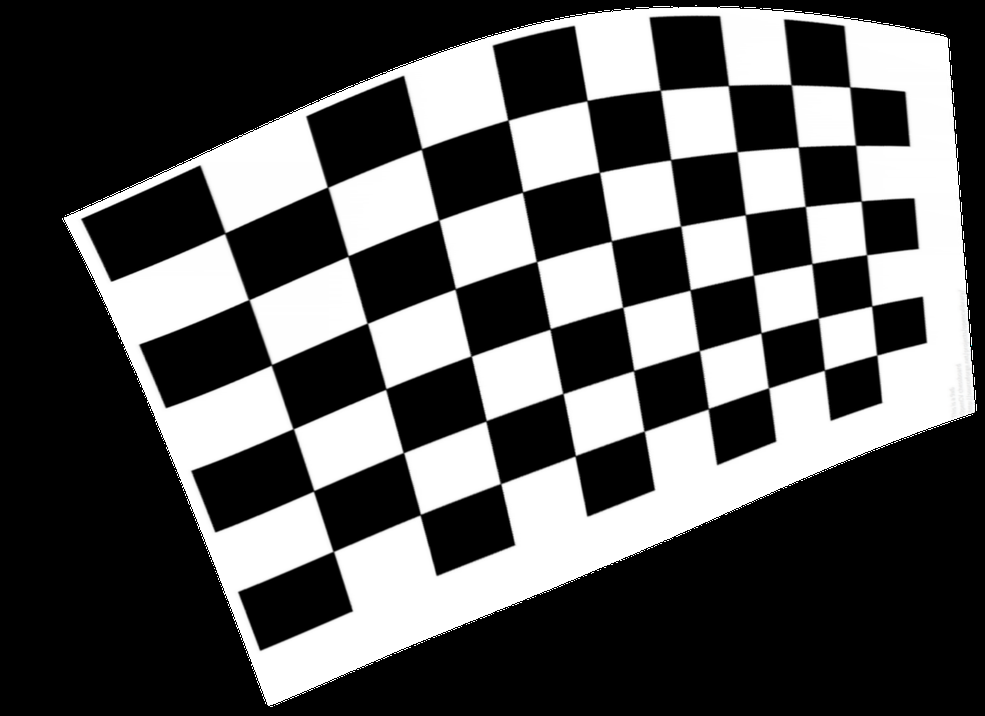
#> input picture chessboard.png, 985 x 716 px, shrunk from 1600 x 1163 before the run
$ jupyter execute 'Harris Corner Detection.ipynb'   (shell and % lines are left out)
#> lines starting #> are read from the running program, lines starting #| are printed output that depends on the picture; after the words box and inside, x2 and y2 are one past the last pixel; in counts of white or black regions, pixels touching at a corner belong together
SIFT/SURF/ORB/STAR/FAST

# Harris Corner Detection

See https://docs.opencv.org/3.2.0/dc/d0d/tutorial_py_features_harris.html for more detail

[cell 1]
import cv2
import numpy as np
import matplotlib.pyplot as plt


filename = 'chessboard.png'


img = cv2.imread(filename)
#> img is the input picture: shape (716, 985, 3); mean B, G, R 87.2, 87.2, 87.2
gray = cv2.cvtColor(img, cv2.COLOR_BGR2GRAY)
gray = np.float32(gray)
dst = cv2.cornerHarris(gray,2,3,0.04)
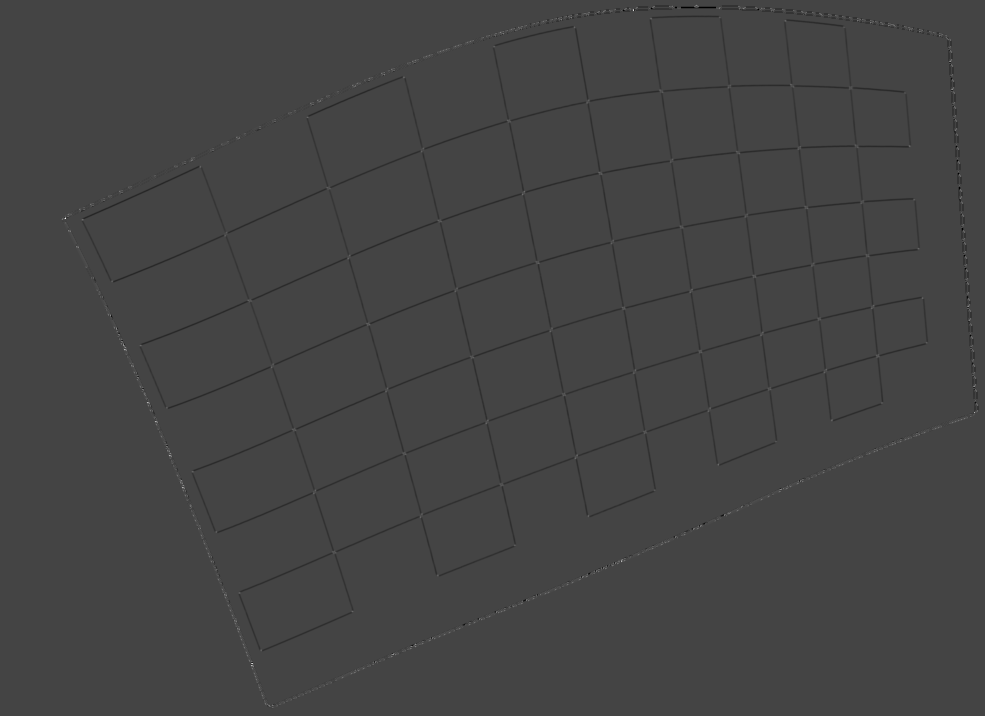
#> dst: shape (716, 985) float32; min -169130016, max 458335776, mean -1014371.6; drawn with min black and max white

#result is dilated for marking the corners, not important
dst = cv2.dilate(dst,None)
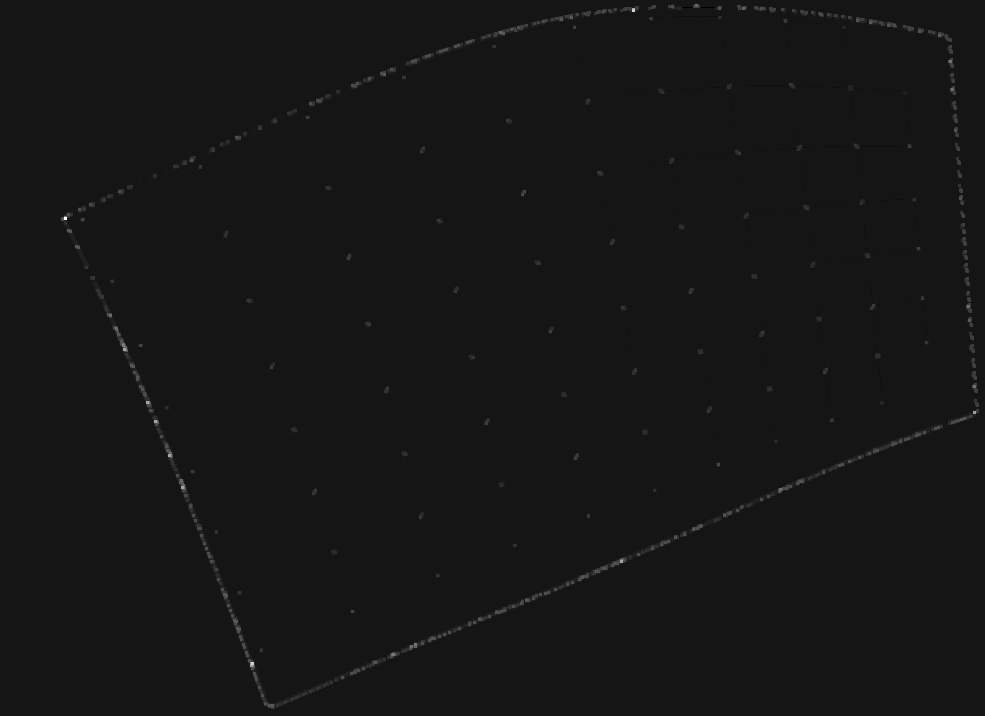
#> dst: shape (716, 985) float32; min -42282504, max 458335776, mean 1016907.2; drawn with min black and max white

# Threshold for an optimal value, it may vary depending on the image.
img[dst>0.01*dst.max()]=[0,0,255]
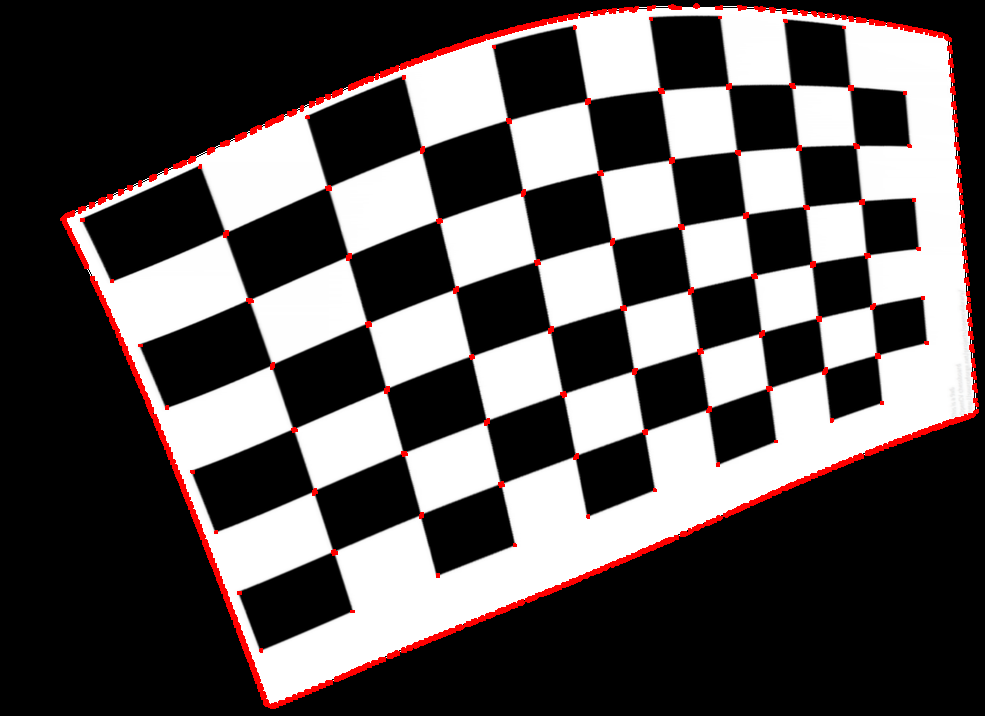
#> img: shape (716, 985, 3); 2.1% of pixels changed, all inside (x1, y1, x2, y2) = (60, 3, 979, 709)

img = cv2.cvtColor(img, cv2.COLOR_BGR2RGB);

plt.figure(figsize=(16, 12))
plt.imshow(img)
plt.show()

# cv2.imshow('dst',img)
# if cv2.waitKey(0) & 0xff == 27:
#     cv2.destroyAllWindows()

# Refined Harris Corners

You may have to zoom-in image to see the refined corners. They are as small as one pixel.

[cell 2]
import cv2
import numpy as np
import matplotlib.pyplot as plt


filename = 'chessboard.png'


img = cv2.imread(filename)
gray = cv2.cvtColor(img,cv2.COLOR_BGR2GRAY)
# find Harris corners
gray = np.float32(gray)
dst = cv2.cornerHarris(gray,2,3,0.04)
dst = cv2.dilate(dst,None)
ret, dst = cv2.threshold(dst,0.01*dst.max(),255,0)
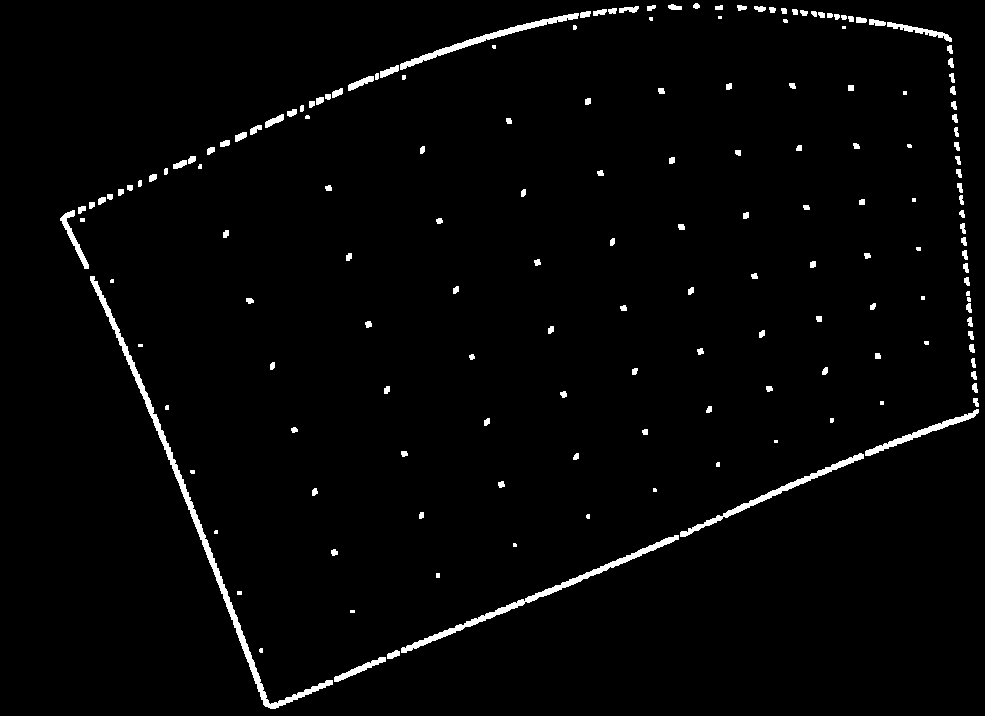
#> dst: shape (716, 985) float32; 2.1% white; 170 white regions (31 under 20 px), largest, box (x1, y1, x2, y2) and area: (90, 276, 333, 709) 3037, (401, 535, 679, 653) 1708, (400, 13, 579, 70) 1107
#> ret = 4583357.8
dst = np.uint8(dst)
# print('dst:', dst)

# find centroids
ret, labels, stats, centroids = cv2.connectedComponentsWithStats(dst)
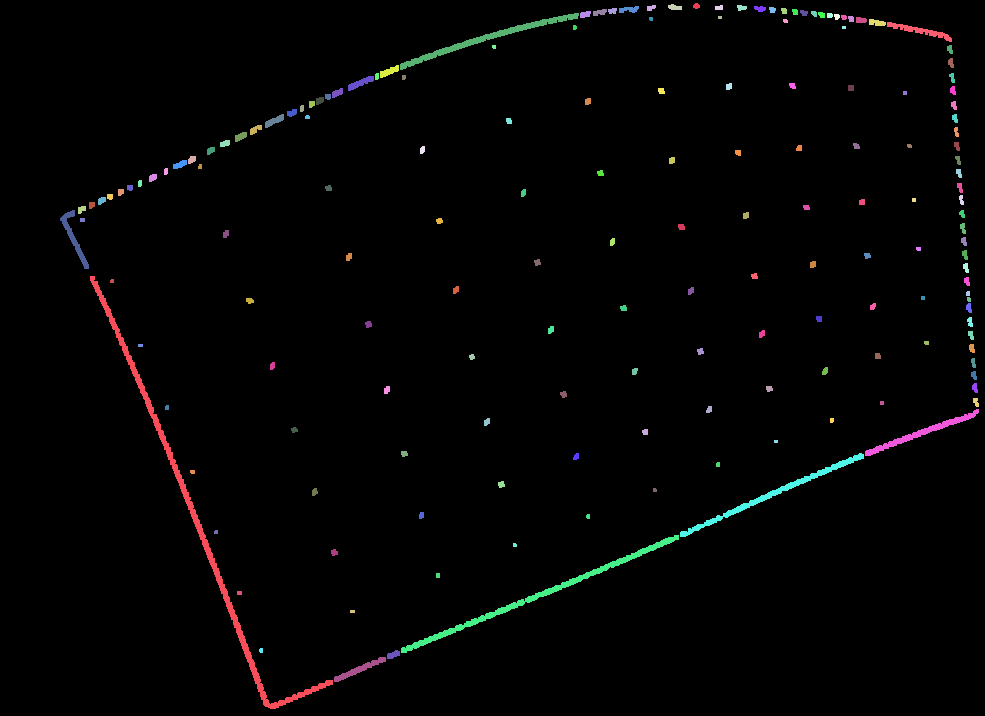
#> labels: shape (716, 985) int32; 171 distinct labels, from 0 to 170; one colour per label, 0 black
#> ret = 171; stats = 171 rows, first 6: [0, 0, 985, 716, 690481], [693, 3, 7, 6, 32], [647, 5, 9, 6, 40], [668, 4, 14, 6, 63], [715, 5, 8, 5, 35], [737, 5, 10, 6, 45]; centroids = 171 pairs, first value 73.51 to 975.6, second value 5.59 to 668.9
# define the criteria to stop and refine the corners
criteria = (cv2.TERM_CRITERIA_EPS + cv2.TERM_CRITERIA_MAX_ITER, 100, 0.001)
corners = cv2.cornerSubPix(gray,np.float32(centroids),(5,5),(-1,-1),criteria)
#> corners = 171 pairs, first value 73.51 to 974.5, second value 6.37 to 667.3
# Now draw them
res = np.hstack((centroids,corners))
#> res = 171 rows, first 6: [491.5, 357.9, 491.5, 357.9], [696, 5.59, 695.5, 6.37], [650.6, 7.4, 650.6, 7.45], [674.4, 6.94, 673.6, 6.57], [718.7, 7.29, 718.1, 6.7], [741.2, 7.31, 740.3, 7.88]
res = np.int0(res)
#> res = 171 rows, first 6: [491, 357, 491, 357], [696, 5, 695, 6], [650, 7, 650, 7], [674, 6, 673, 6], [718, 7, 718, 6], [741, 7, 740, 7]
img[res[:,1],res[:,0]]=[0,0,255]
#> img: shape (716, 985, 3); 0.02% of pixels changed, all inside (x1, y1, x2, y2) = (73, 5, 976, 669)
img[res[:,3],res[:,2]] = [0,255,0]
#> img: shape (716, 985, 3); mean B, G, R 87.2, 87.2, 87.2

img = cv2.cvtColor(img, cv2.COLOR_BGR2RGB);

plt.figure(figsize=(12, 8))
plt.imshow(img)
plt.show()
